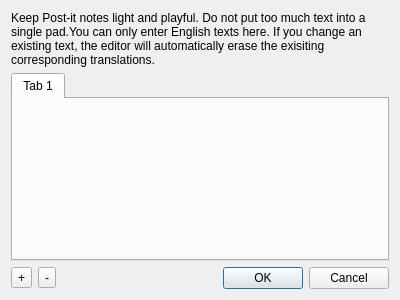
<?xml version="1.0" encoding="UTF-8"?>
<ui version="4.0">
 <class>PostItEditor</class>
 <widget class="QDialog" name="PostItEditor">
  <property name="geometry">
   <rect>
    <x>0</x>
    <y>0</y>
    <width>400</width>
    <height>300</height>
   </rect>
  </property>
  <property name="windowTitle">
   <string>English Post-it Editor</string>
  </property>
  <layout class="QVBoxLayout" name="verticalLayout">
   <item>
    <widget class="QLabel" name="label">
     <property name="text">
      <string>Keep Post-it notes light and playful. Do not put too much text into a single pad.You can only enter English texts here. If you change an existing text, the editor will automatically erase the exisiting corresponding translations.</string>
     </property>
     <property name="wordWrap">
      <bool>true</bool>
     </property>
    </widget>
   </item>
   <item>
    <widget class="QTabWidget" name="tabWidget">
     <property name="currentIndex">
      <number>0</number>
     </property>
     <widget class="QWidget" name="tab">
      <attribute name="title">
       <string>Tab 1</string>
      </attribute>
     </widget>
    </widget>
   </item>
   <item>
    <layout class="QHBoxLayout" name="horizontalLayout">
     <item>
      <widget class="QToolButton" name="toolButtonPlus">
       <property name="toolTip">
        <string>Add a new post-it</string>
       </property>
       <property name="text">
        <string>+</string>
       </property>
      </widget>
     </item>
     <item>
      <widget class="QToolButton" name="toolButtonMinus">
       <property name="toolTip">
        <string>Delete the current post-it</string>
       </property>
       <property name="text">
        <string>-</string>
       </property>
      </widget>
     </item>
     <item>
      <spacer name="horizontalSpacer">
       <property name="orientation">
        <enum>Qt::Horizontal</enum>
       </property>
       <property name="sizeHint" stdset="0">
        <size>
         <width>40</width>
         <height>20</height>
        </size>
       </property>
      </spacer>
     </item>
     <item>
      <widget class="QDialogButtonBox" name="buttonBox">
       <property name="orientation">
        <enum>Qt::Horizontal</enum>
       </property>
       <property name="standardButtons">
        <set>QDialogButtonBox::Cancel|QDialogButtonBox::Ok</set>
       </property>
      </widget>
     </item>
    </layout>
   </item>
  </layout>
 </widget>
 <resources/>
 <connections>
  <connection>
   <sender>buttonBox</sender>
   <signal>accepted()</signal>
   <receiver>PostItEditor</receiver>
   <slot>accept()</slot>
   <hints>
    <hint type="sourcelabel">
     <x>248</x>
     <y>254</y>
    </hint>
    <hint type="destinationlabel">
     <x>157</x>
     <y>274</y>
    </hint>
   </hints>
  </connection>
  <connection>
   <sender>buttonBox</sender>
   <signal>rejected()</signal>
   <receiver>PostItEditor</receiver>
   <slot>reject()</slot>
   <hints>
    <hint type="sourcelabel">
     <x>316</x>
     <y>260</y>
    </hint>
    <hint type="destinationlabel">
     <x>286</x>
     <y>274</y>
    </hint>
   </hints>
  </connection>
 </connections>
</ui>
